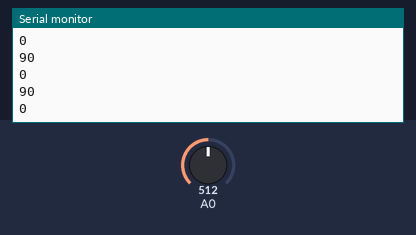
A sketch run on a simulated Arduino Uno, built with avr-gcc and run on an emulated ATmega328P. Shown: the last lines printed to the serial monitor. Inputs (shaded band) come from the test bench; at power-on: A0 = 512.

Above: at 1.2 s.
1.3 s: A0 set to 716
At 1.56 s:
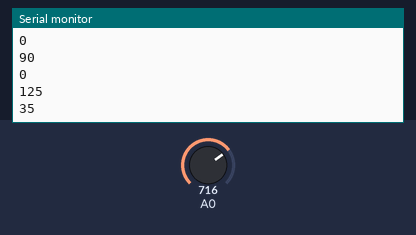
2.8 s: A0 set to 900
At 2.96 s:
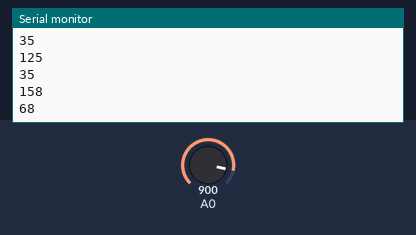
Timing chart, 0 to 5.8 s (numbered marks = the images above; inputs shaded):
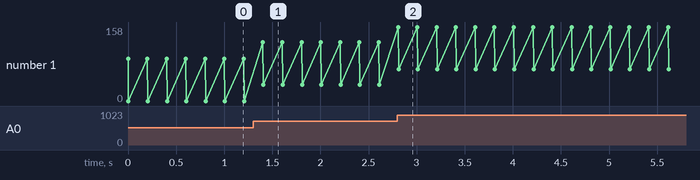

The sketch:

ArduinoPythonSerial.ino
```cpp
#define analog_in A0

int value1, value2;

void setup()
{
	Serial.begin(9600);
}

void loop()
{
		value1 = analogRead(A0);
		value1 = map(value1, 0, 1023, 0, 180);
	 	Serial.println(value1);

	 	value2 = value1 - 90;
	 	Serial.println(value2);

	 delay(200);
}
```

Measured:
- after the input at 1.3 s, the serial monitor: prints a new line after 0.10 s (image 1)
- after the input at 2.8 s, the serial monitor: prints a new line at once (image 2)
- plotted number 1: 0 → 35 after the input at 1.3 s, 35 → 68 after the input at 2.8 s
